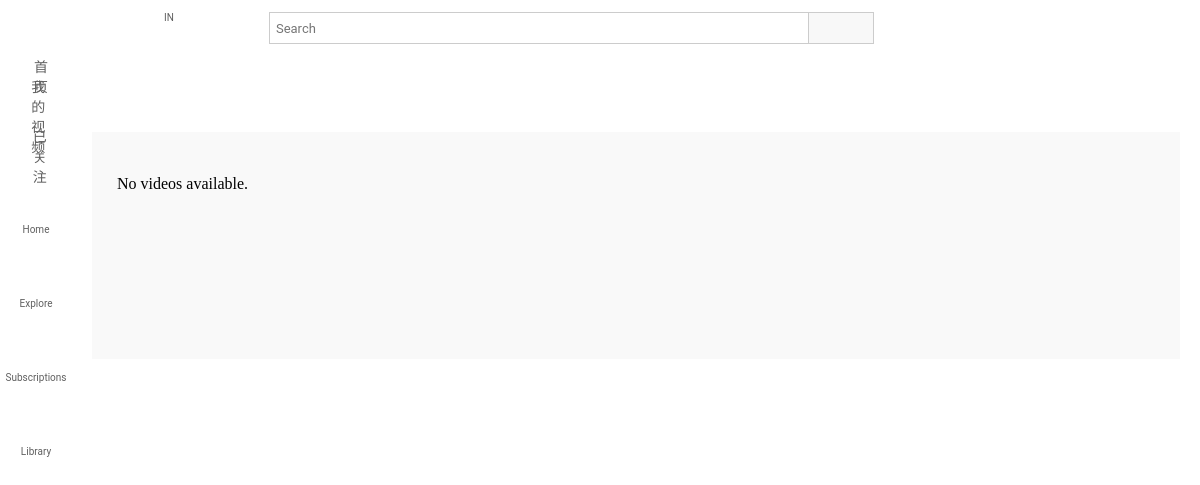
Before: / with the older database file.
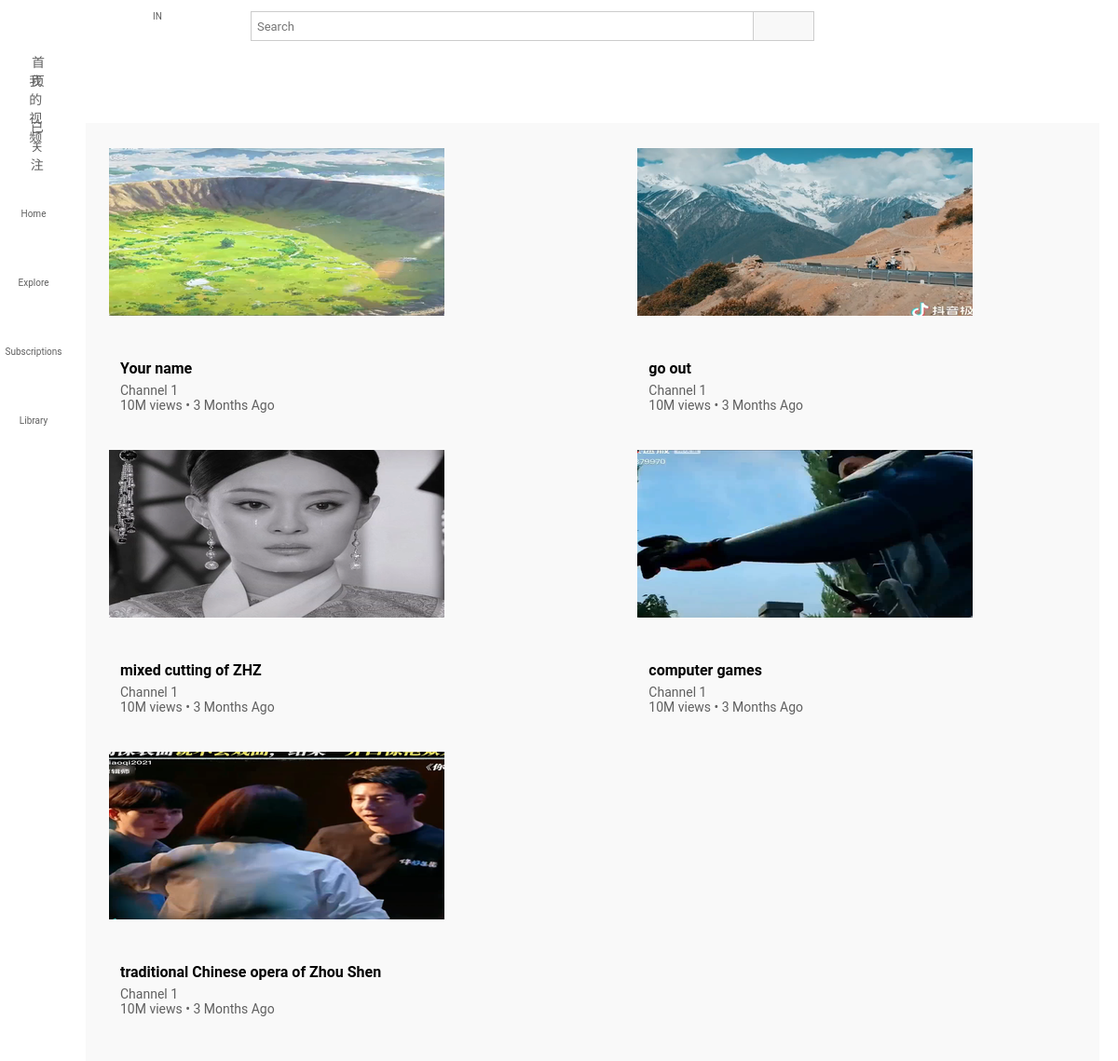
After: the same page with the newer database file.
### tables this page shows
CREATE TABLE Videos (
    Video_ID INTEGER PRIMARY KEY AUTOINCREMENT,
    User_ID INTEGER NOT NULL,
    Upload_Time TEXT NOT NULL,
    Title TEXT NOT NULL,
    Description TEXT,
    Views INTEGER DEFAULT 0,
    Likes INTEGER DEFAULT 0,
    Video_URL TEXT NOT NULL,
    Picture_URL TEXT,
    FOREIGN KEY (User_ID) REFERENCES Users (User_ID)
);

### app.py (the view)
@app.route('/')
def index():
    username = session.get('username')
    print("Index function called")  # 在控制台输出信息
    conn = sqlite3.connect('db.sqlite')  # 使用 SQLite 数据库
    conn.row_factory = sqlite3.Row  # 使得返回的查询结果为字典格式
    videos = conn.execute('SELECT * FROM videos').fetchall()  # 从数据库中获取所有视频
    conn.close()
    return render_template('index.html', videos=videos, username=username)

### Youtube-Clone/templates/index.html (shortened to what this page needs)
<!DOCTYPE html>
<html>
<head>
	<link rel="stylesheet" type="text/css" href="/static/css/styles.css">
</head>
<body>
	<header class = "header-container stick">
		<div class = "container">
			<div class = "guide-button-box">
				<span class="iconify hamburger" data-icon="ci:hamburger" data-inline="false"></span>
			</div>
			<div class = "logo">
				<img class = "logo-img" src = "/static/Resources/youtube_logo.webp">
				<span class = "country-code">IN</span>
			</div>
		</div>
		<div class = "search-container">
			<form action="/search" method="GET">
				<input type="text" placeholder="Search" name="user_request">
      				<button type="submit">
      				</button>
			</form>
		</div>
		<div class="user-d">
			<button class="user-btn">
			</button>
			<button class="user-btn">
			</button>
			<button class="user-btn">
			</button>
			<a href="/login">
				<button class="user-btn">
				</button>
			</a>
		</div>
	</header>
		<div class = "sidebar">
			<div class="sidebar-category" onclick="showContent('home')">
				<span class="iconify user-icon" data-icon="ci:home-alt-fill" data-inline="false"></span>
				<span>首页</span>
			</div>
			<div class="sidebar-category" onclick="showContent('myVideos')">
				<span class="iconify user-icon" data-icon="ic:baseline-video-library" data-inline="false"></span>
				<span>我的视频</span>
			</div>
			<div class="sidebar-category" onclick="showContent('subscriptions')">
				<span class="iconify user-icon" data-icon="ic:baseline-subscriptions" data-inline="false"></span>
				<span>已关注</span>
			</div>
			<div class = "sidebar-category-sml">
				<span class="iconify user-icon selected-img" data-icon="ci:home-alt-fill" data-inline="false"></span>
				<span>Home</span>
			</div>
			<div class = "sidebar-category-sml">
				<span class="iconify user-icon" data-icon="ic:baseline-explore" data-inline="false"></span>
				<span>Explore</span>
			</div>
			<div class = "sidebar-category-sml">
				<span class="iconify user-icon" data-icon="ic:baseline-subscriptions" data-inline="false"></span>
				<span>Subscriptions</span>
			</div>
			<div class = "sidebar-category-sml">
				<span class="iconify user-icon" data-icon="ic:baseline-video-library" data-inline="false"></span>
				<span>Library</span>
			</div>
		</div>
	<div class = "main-content" id="home">
		<div class = "videos">
			<div class = "videos-container">
				{% if videos %}
					{% for video in videos %}
						<div class = "video", onclick="playVideo('{{ video.Video_URL }}', '{{ video.video_id }}')">
							<div class = "video-thumbnail">
								<img src="{{video.picture_url}}" alt = "" />
							</div>
							<div class = "video-details">
								<div class = "author">
								</div>
								<div class = "title">
									<h3>{{video.title}}</h3>
										<a href="">Channel 1</a>
									<span>10M views • 3 Months Ago</span>
								</div>
							</div>
						</div>
					{% endfor %}
				{% else %}
					<p>No videos available.</p>
				{% endif %}
			</div>
		</div>
	</div>
</body>
</html>

### Youtube-Clone/static/css/styles.css (style rules this page uses)
body { margin: 0; padding: 0; scroll-padding-top: 56px; overflow: hidden; background-color: #fff; }
.header-container { display: flex; justify-content: space-between; height: 56px; overflow: hidden; background-color: #fff; }
.container { display: flex; align-items: center; }
.guide-button-box { display: flex; justify-content: center; align-items: center; height: 40px; width: 40px; padding: 8px 2px 8px 10px; }
.hamburger { height: 24px; width: 24px; }
.country-code { margin: 12px 10px 0 -10px; color: #606060; font-size: 10px; font-family: Roboto, Arial, sans-serif; }
.logo { display: flex; height: 56px; }
.logo-img { height: 56px; }
.user-d { width: 225px; }
.search-container { flex-grow: 1; min-width: 40px; max-width: 728px; display: flex; align-items: center; justify-content: center; }
.search-container input { height: 26px; min-width: 0px; width: 526px; padding: 2px 6px; border: 1px solid #CCCCCC; color: #000000; font: 13px Roboto, Noto, sans-serif; }
.search-container button { float: right; height: 32px; width: 65px; padding: 1px 6px; background: #f8f8f8; border: 1px solid #CCCCCC; border-left: 0px; cursor: pointer; }
.iconify { height: 24px; width: 24px; color: #606060; }
.user-d { display: flex; width: 225px; align-items: center; justify-content: space-evenly; padding-right: 16px; }
.user-d button { height: 40px; width: 40px; border: none; background-color: #ffffff; }
.user-btn { background: none; border: none; cursor: pointer; }
.stick { position: -webkit-sticky; position: sticky; top: 0; left: 0; width: 100%; }
.sidebar { height: 100%; width: 240px; background-color: #fff; position: -webkit-fixed; position: fixed; top: 56px; left: 0; overflow-y: hidden; }
.sidebar-category { display: flex; align-items: center; padding: 0px 24px; height: 40px; font: 14px Roboto, Noto, sans-serif; color: #606060; }
.user-icon { text-decoration: none; height: 24px; width: 24px; padding: 0px 24px 0px 0px; }
.selected-img { color: #ff0000; }
.sidebar-category-sml { height: 44px; width: 72px; font: 10px Roboto, Noto, sans-serif; color: #606060; padding-top: 16px; padding-bottom: 14px; display: grid; justify-items: center; align-items: center; }
.main-content { margin: 24px 0px 0px 0px; position: -webkit-fixed; position: fixed; left: 240px; top: 88px; right: 0; width: auto; height: 100%; overflow-y: scroll; display: flex; align-items: center; justify-content: center; }
.main-content { padding: 20px; }
.videos { background-color: #f9f9f9; padding: 15px 25px 50px 25px; }
.videos-container { flex-direction: row; justify-content: space-between; flex-wrap: wrap; display: flex; grid-template-columns: repeat(auto-fill, minmax(340px, 1fr)); grid-column: span 4; justify-items: center; margin-top: 12px; padding-bottom: 100px; grid-row-gap: 10px; }
.video { width: auto; height: auto; margin: 0 10px 30px 0; cursor: pointer; }
.video-thumbnail { width: 100%; height: auto; }
.video-thumbnail img { object-fit: cover; height: 100%; width: 100%; }
.video-details { display: flex; margin-top: 10px; padding-right: 24px; font: 14px Roboto, Arial, sans-serif; color: rgb(96, 96, 96); }
.title { display: flex; flex-direction: column; }
.title h3 { color: rgb(3, 3, 3); line-height: 18px; margin-bottom: 6px; font-size: 16px; }
.title a { text-decoration: none; color: rgb(96, 96, 96); font: inherit; }
@media (max-width: 1330px) { .sidebar { height: 100%; width: 72px; } }
@media (max-width: 1330px) { .header-navbar, .main-content { left: 72px; } }
@media (max-width: 1330px) { .user-icon { padding: 0; margin-bottom: 6px; } }
@media (max-width: 1330px) { .sidebar-category-sml { display: grid; } }

Changed rows visible on the page:
added Videos: picture_url (picture), title "Your name"
added Videos: picture_url (picture), title "go out"
added Videos: picture_url (picture), title "mixed cutting of ZHZ"
added Videos: picture_url (picture), title "computer games"
added Videos: picture_url (picture), title "traditional Chinese opera of Zhou Shen"
Other visible differences:
text no longer shown: "No videos available."
